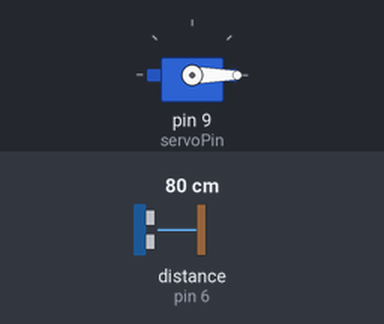
Simulated run of this sketch. Board: Arduino Uno, built with avr-gcc and run on an emulated ATmega328P. Parts: servo. Wiring (inferred from the names in the program): ultrasonic range finder: trigger pin 7; echo pin 6. The inputs (shaded band) are chosen by the test bench; at power-on: distance to the obstacle (sensor on pin 6) 80 cm. The echo pulse lasts 58.3 µs per cm.

Above: at 1.2 s.
1.3 s: distance to the obstacle (sensor on pin 6) set to 12 cm
2.8 s: distance to the obstacle (sensor on pin 6) set to 9 cm
At 3.4 s:
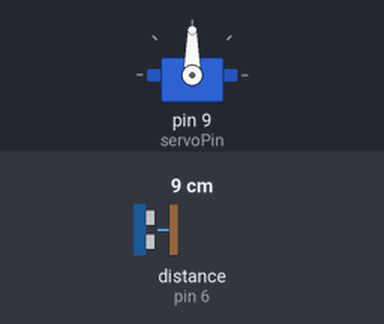
4.3 s: distance to the obstacle (sensor on pin 6) set to 18 cm
At 6.0 s:
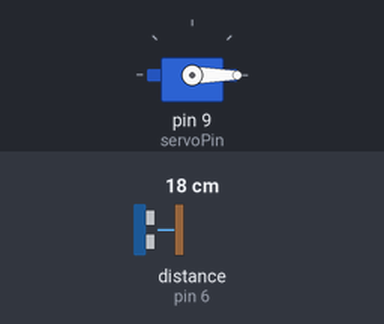
6.3 s: distance to the obstacle (sensor on pin 6) set to 2 cm
At 7.2 s:
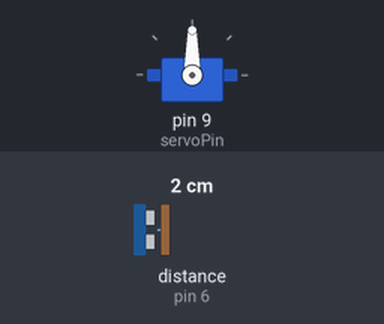
Timing chart, 0 to 8.8 s (numbered marks = the images above; inputs shaded):
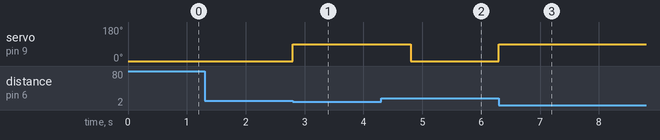

Measured:
- the behaviour switches between 11 and 10 cm on distance to the obstacle (sensor on pin 6) (found by bisection; images 0 and 1)
- after the input at 1.3 s, every drawn part: stays the same
- after the input at 2.8 s, servo on pin 9 (servoPin): 0° → 90° at once
- after the input at 4.3 s, servo on pin 9 (servoPin): 90° → 0° after 0.50 s
- after the input at 6.3 s, servo on pin 9 (servoPin): 0° → 90° at once

The sketch:

lixeira.ino
```cpp
#include <Servo.h>

// Definir os pinos para o sensor ultrassônico
const int trigPin = 7;
const int echoPin = 6;

// Definir o pino para o servo motor
const int servoPin = 9;

// Distância mínima para abrir a tampa (ajuste conforme necessário)
const int distanciaMinima = 10;  // em centímetros

Servo servo;  // Objeto para controlar o servo motor

void setup() {
  // Inicializar o monitor serial
  Serial.begin(9600);

  // Configurar os pinos do sensor ultrassônico
  pinMode(trigPin, OUTPUT);
  pinMode(echoPin, INPUT);

  // Configurar o pino do servo motor
  servo.attach(servoPin);
  fecharTampa();  // Garantir que a tampa esteja fechada no início
}

void loop() {
  // Ler a distância do sensor ultrassônico
  int distancia = medirDistancia();

  // Se a distância for menor que a distância mínima, abrir a tampa
  if (distancia < distanciaMinima) {
    abrirTampa();
    // Aguardar um momento para evitar abrir e fechar rapidamente se um objeto estiver próximo continuamente
    delay(1000);
  } else {
    fecharTampa();
  }
}

// Função para medir a distância utilizando o sensor ultrassônico
int medirDistancia() {
  digitalWrite(trigPin, LOW);
  delayMicroseconds(2);
  digitalWrite(trigPin, HIGH);
  delayMicroseconds(10);
  digitalWrite(trigPin, LOW);
  long duracao = pulseIn(echoPin, HIGH);
  // A distância é igual à metade do tempo de duração do pulso multiplicado pela velocidade do som (aprox. 343 m/s)
  int distancia = duracao * 0.0343 / 2;
  return distancia;
}

// Funções para abrir e fechar a tampa usando o servo motor
void abrirTampa() {
  servo.write(90);  // Ângulo para abrir a tampa (ajuste conforme necessário)
}

void fecharTampa() {
  servo.write(0);  // Ângulo para fechar a tampa (ajuste conforme necessário)
}
```
